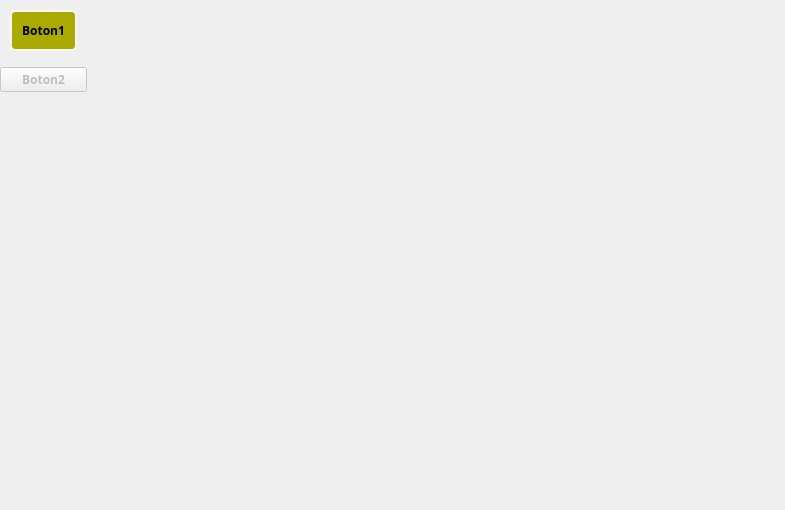
<?xml version="1.0" encoding="UTF-8"?>
<ui version="4.0">
 <class>MainWindow</class>
 <widget class="QMainWindow" name="MainWindow">
  <property name="geometry">
   <rect>
    <x>0</x>
    <y>0</y>
    <width>785</width>
    <height>510</height>
   </rect>
  </property>
  <property name="windowTitle">
   <string>MainWindow</string>
  </property>
  <widget class="QWidget" name="centralwidget">
   <widget class="QWidget" name="">
    <layout class="QVBoxLayout" name="verticalLayout">
     <item>
      <widget class="QPushButton" name="boton1">
       <property name="font">
        <font>
         <family>Hack</family>
         <weight>75</weight>
         <bold>true</bold>
        </font>
       </property>
       <property name="cursor">
        <cursorShape>PointingHandCursor</cursorShape>
       </property>
       <property name="focusPolicy">
        <enum>Qt::NoFocus</enum>
       </property>
       <property name="styleSheet">
        <string notr="true"> border: 2px solid whitesmoke;
 border-radius: 5px;
 background-color: rgb(170, 170, 0);
 padding: 10px;
 margin: 10px;</string>
       </property>
       <property name="text">
        <string>Boton1</string>
       </property>
      </widget>
     </item>
     <item>
      <widget class="QPushButton" name="boton2">
       <property name="enabled">
        <bool>false</bool>
       </property>
       <property name="font">
        <font>
         <family>Hack</family>
         <weight>75</weight>
         <bold>true</bold>
        </font>
       </property>
       <property name="cursor">
        <cursorShape>PointingHandCursor</cursorShape>
       </property>
       <property name="focusPolicy">
        <enum>Qt::NoFocus</enum>
       </property>
       <property name="text">
        <string>Boton2</string>
       </property>
      </widget>
     </item>
    </layout>
   </widget>
  </widget>
 </widget>
 <resources/>
 <connections/>
</ui>
